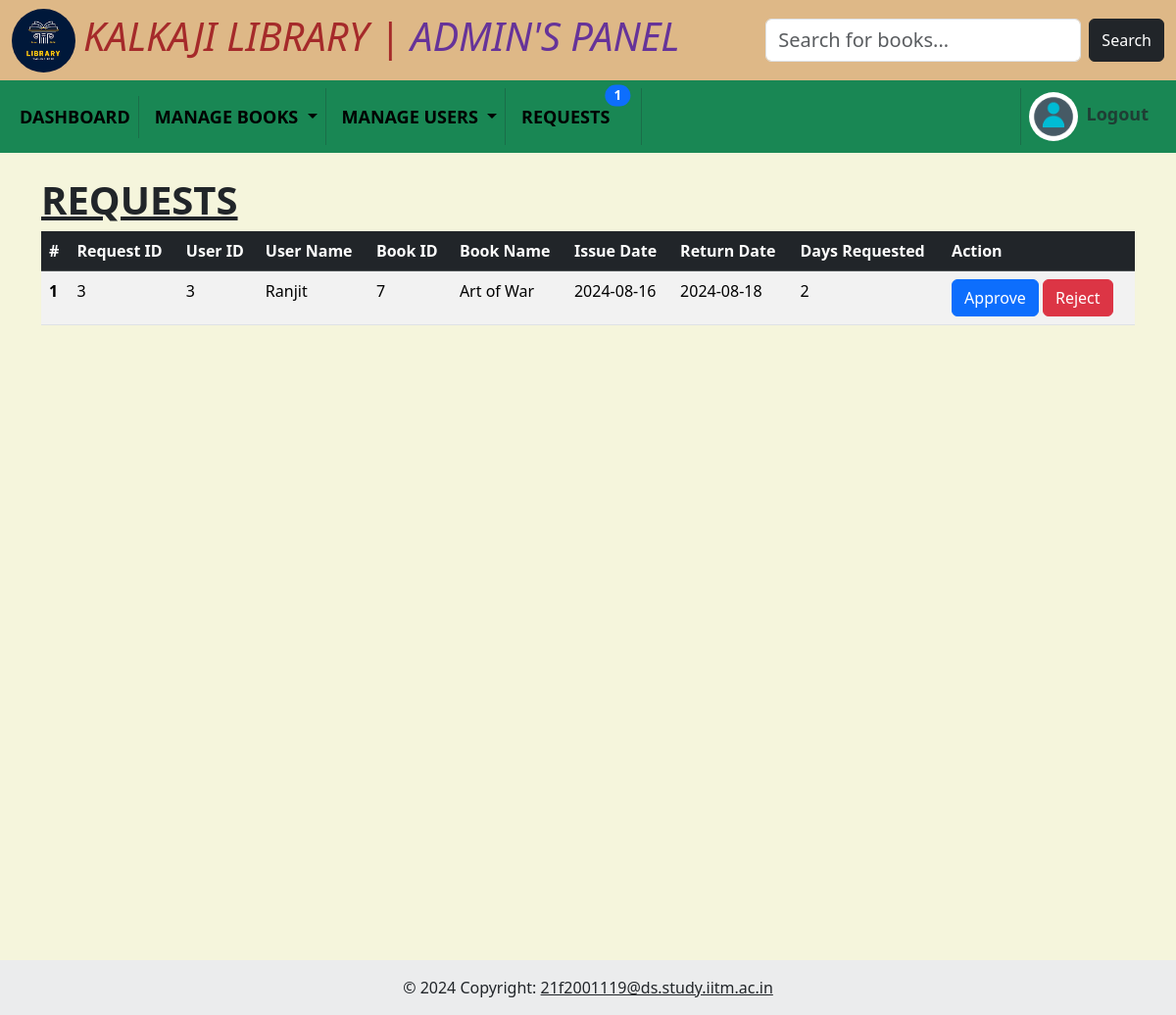
Page /requests (signed in) on the earlier database version.
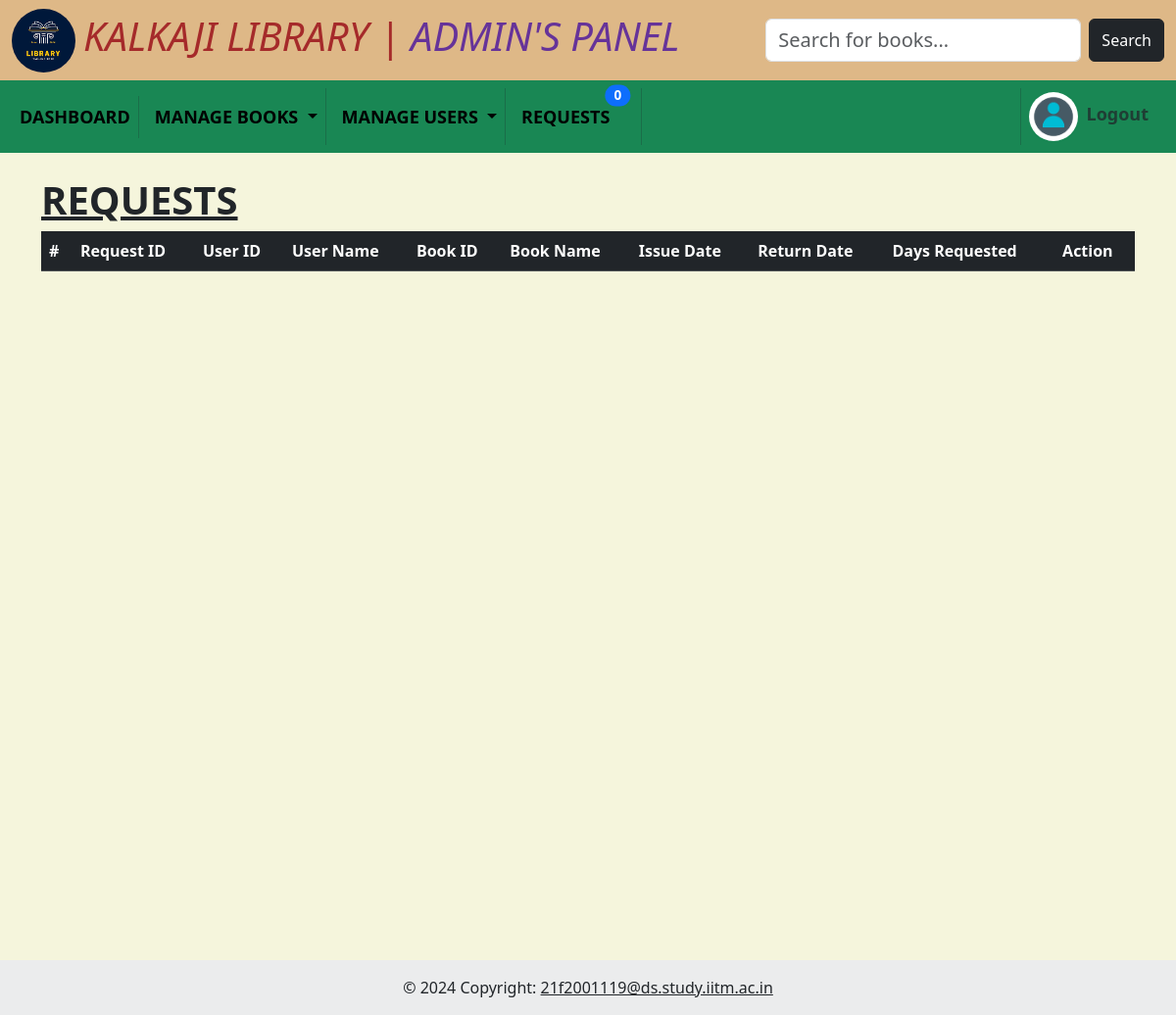
Same page on the later database version.
### models/model.py (models this page shows)
class Book_req(db.Model):
    __tablename__ = "book_req"
    id = db.Column(db.Integer, autoincrement=True, primary_key=True)
    user_id = db.Column(db.Integer,nullable=False)
    user_name = db.Column(db.String,nullable=False)
    book_id = db.Column(db.Integer,nullable=False)
    book_name = db.Column(db.String,nullable=False)
    req_days = db.Column(db.Integer, nullable=False)
    issue_date = db.Column(db.Date)
    return_date = db.Column(db.Date)
    __table_args__ = (db.UniqueConstraint('user_id', 'book_id'),)

### controllers/enrollments.py (the view)
@app.route("/requests")
def requests():
    if request.method == "GET":
        book_reqs = Book_req.query.all()
        return render_template("admin/requests.html", book_reqs=book_reqs)

### controllers/admin.py (called while the page is built)
@app.before_request
def before_req():
    if "admin" not in session and request.endpoint in admin_routes:
        return redirect("/admin_login")
    elif "user_id" not in session and request.endpoint in user_routes:
        return redirect("/user_login")

### controllers/index.py (called while the page is built)
@app.context_processor
def inject_admin():
    admin1 = 1
    admin0 = 0
    req = Book_req.query.all()
    msg = Messages.query.filter_by(user_id=session.get('user_id')).all()
    return dict(admin1=admin1, admin0=admin0, req=len(req), msg=len(msg))

### templates/admin/requests.html (shortened to what this page needs)
{% include 'admin/layout.html' %}
<div class="container mt-4 min-vh-100">
    <table class="table table-striped table-hover">
        <h1 class="fw-bold text-uppercase text-decoration-underline">Requests</h1>
        <thead class="table-dark">
            <tr>
                <th scope="col">#</th>
                <th scope="col">Request ID</th>
                <th scope="col">User ID</th>
                <th scope="col">User Name</th>
                <th scope="col">Book ID</th>
                <th scope="col">Book Name</th>
                <th scope="col">Issue Date</th>
                <th scope="col">Return Date</th>
                <th scope="col">Days Requested</th>
                <th scope="col">Action</th>
            </tr>
        </thead>
        <tbody>
            {% for request in book_reqs %}
            <tr>
                <th scope="row">{{loop.index}}</th>
                <td>{{request.id}}</td>
                <td>{{request.user_id}}</td>
                <td>{{request.user_name}}</td>
                <td>{{request.book_id}}</td>
                <td>{{request.book_name}}</td>
                <td>{{request.issue_date}}</td>
                <td>{{request.return_date}}</td>
                <td>{{request.req_days}}</td>
                <td>
                    <form action="/requests/{{request.id}}" method="post">
                        <button type="submit" name="accept" class="btn btn-primary">Approve</button>
                        <button type="button" class="btn btn-danger" data-bs-toggle="modal"
                            data-bs-target="#exampleModal">
                            Reject
                        </button>
                    </form>
                </td>
            </tr>
            {% endfor %}
        </tbody>
    </table>
</div>
{% include 'footer.html' %}

Differences in the rows shown:
removed Book_req: id "3", user_id "3", user_name "Ranjit", book_id "7", book_name "Art of War", issue_date "2024-08-16", return_date "2024-08-18", req_days "2"
Other differences:
{{ req }}: "1" → "0"
